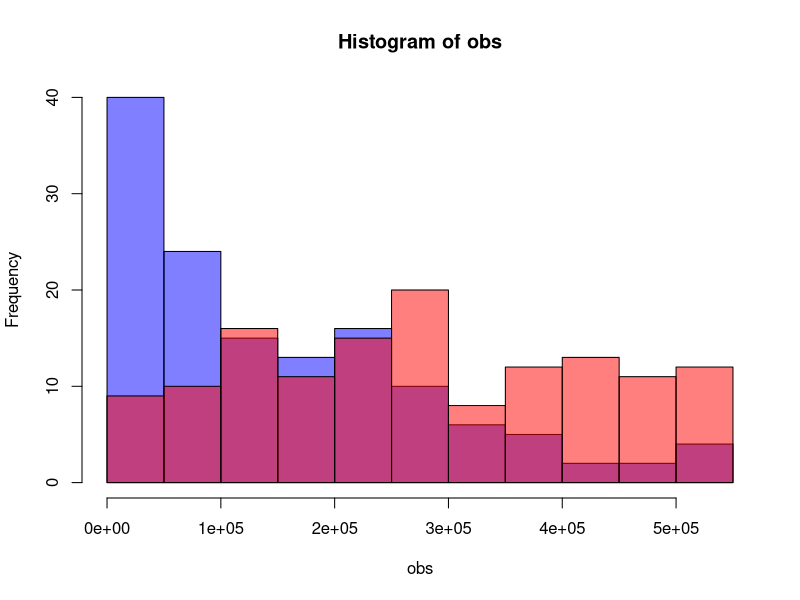
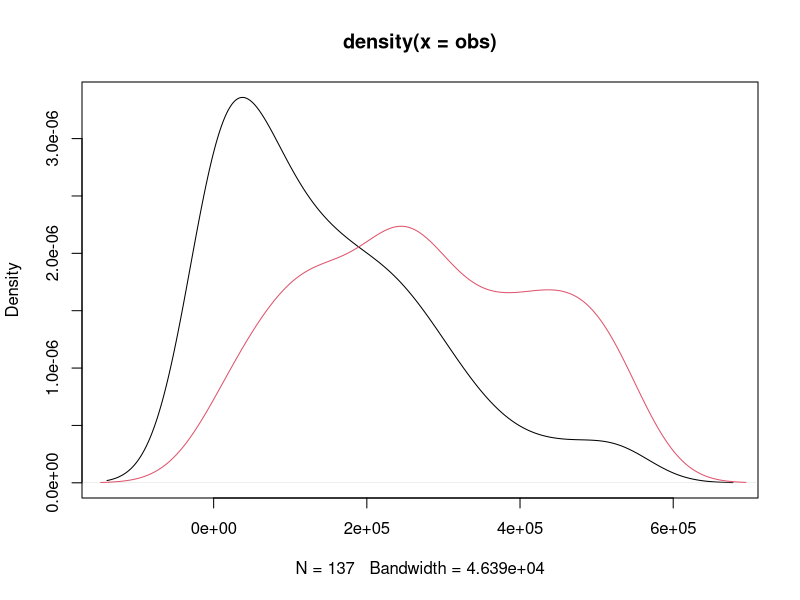
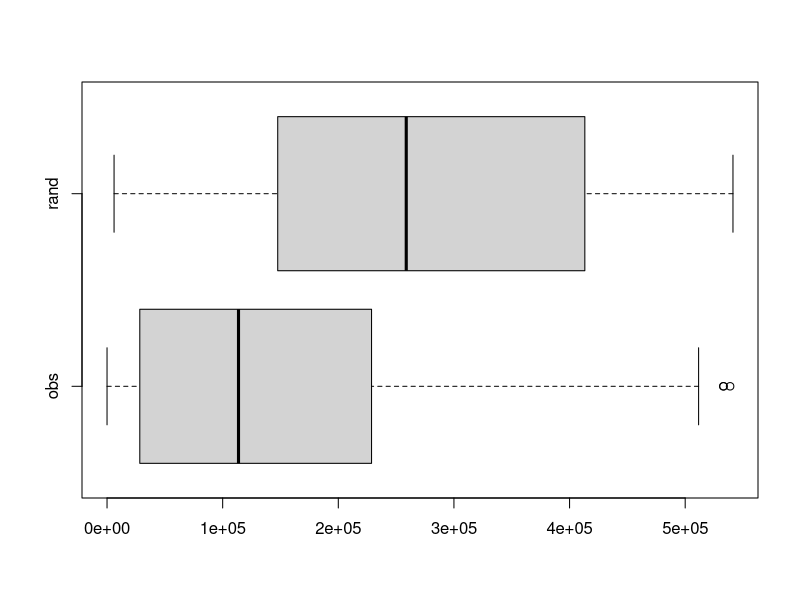
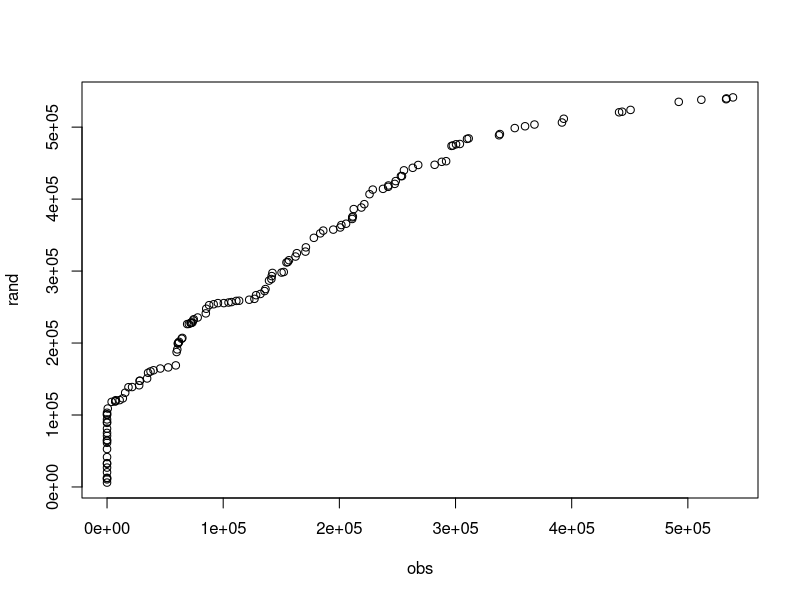
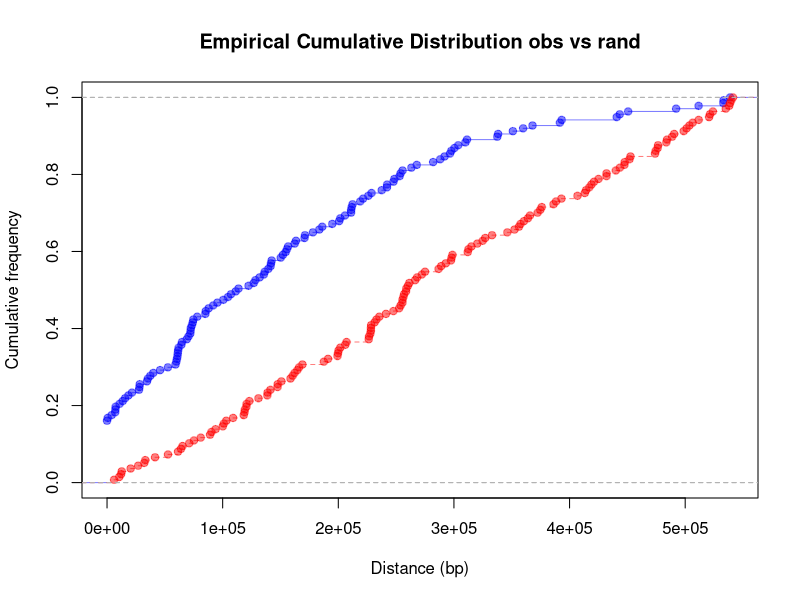
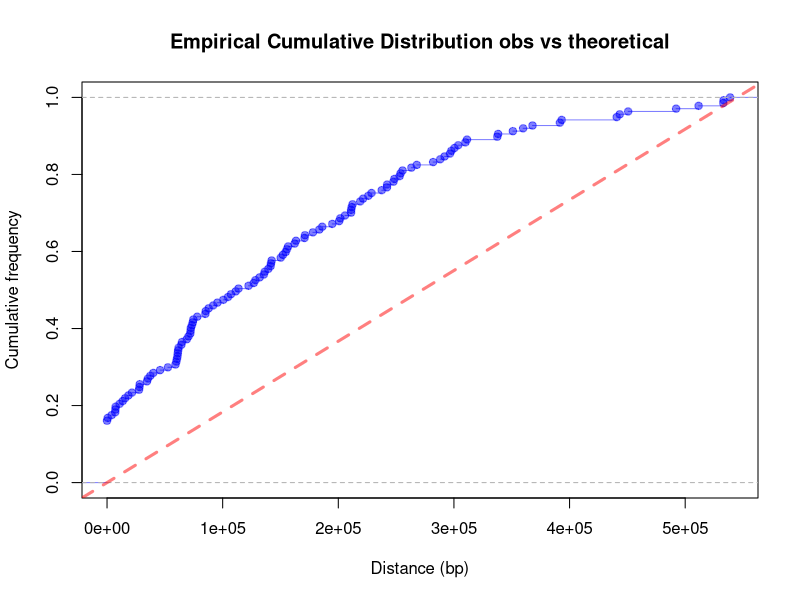
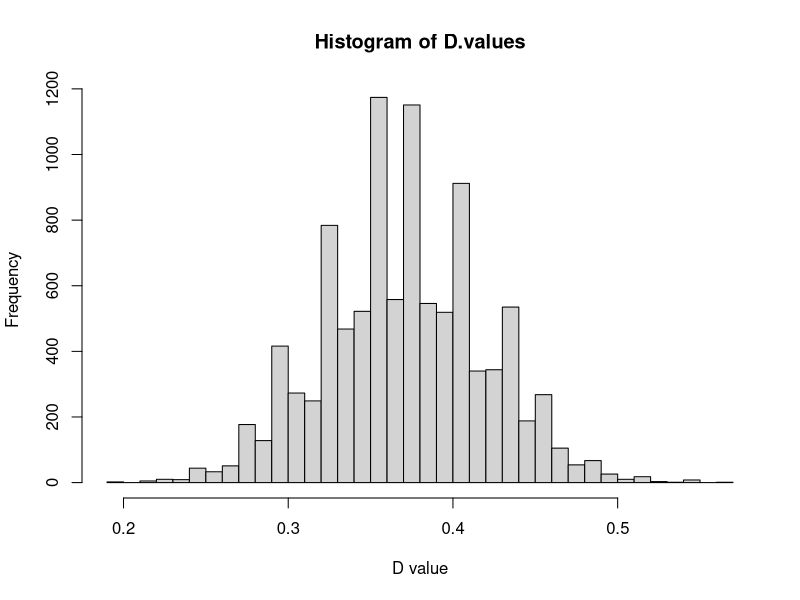
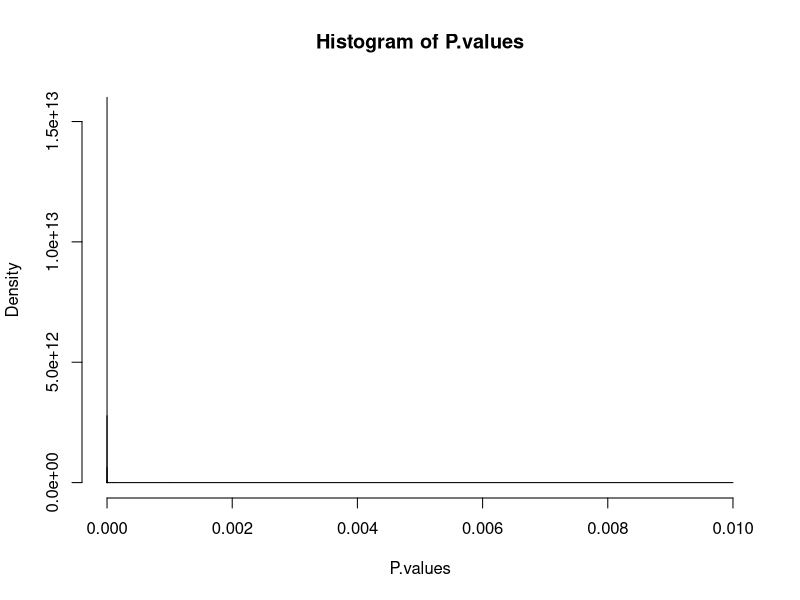

These figures' R source, in order: (Note: this script raises an error after producing the figures.)
## distri-difference-generic.R
##
## Author: Nouri BEN ZAKOUR
## Affiliations: University of Queensland
##


# STRATEGY: considering the set of observed distances between 2 categories of genomic regions (i.e., CAT1 and CAT2), 
# we want to evaluate if they are genetically linked or associated (biased towards being found closer than expected by chance). 
# In other words, if the positions of CAT1 are random with respect to CAT2, the distribution of distances [CAT1-CAT2] 
# should follow a uniform distribution.

# CUSTOMISATION: while application here is targeted towards comparing an observed distribution of distances vs a random one, 
# it is suitable to compare 2 distincts observed distributions of any kind (same number of items for both lists). 
# Depending on the type of distribution, it is the user responsibility to determine which tests available in this script 
# are suitable or not.


# STEPS:
  
  # 1) considers the distribution of n observed distances 

  # 2) generates a random list of n theoretical distances in the same space of potential distances. The expected distribution should be uniform.
  # This step is required to make visual exploratory comparisons between the observed distribution and a random uniform one.
  # In optimal conditions, subsequent statistical tests should resample the uniform distribution.

  # 3) creates a number of representations to visualise the 2 distributions profiles, including: 
      #     frequency histograms
      #     density plots
      #     cumulative frequency plots
      #     boxplots
  # Graphical representations can be performed using either the observed distribution only, or in comparison to a second distribution
  # (here the random distribution generated in step 2). This is particularly useful to visualise what trend the observed data follows.

  # 4) tests whether the distributions are significantly different or not. Non-parametric methods are used here, considering that 
  # a normal distribution cannot be assumed for the data, especially as the second object is already known to be uniform. 
  # Depending on the data, tests results might not be meaningful. Tests proposed in this script are:
      #     One- and two-sampled Kolmogorov-Smirnov (K-S) tests
      #     One-sampled K-S bootstrapped test
      #     Independent 2-group Mann-Whitney U Test
      #     Chi-square test


#### 1) considers the observed distribution of N distances of 2 categories of genomic regions (i.e., CAT1 and CAT2)

# obs <- read.csv("~/path/to/your/file/observed_distances.csv", head=TRUE) # customize to suit user data

obs <- c(0, 0, 0, 0, 0, 0, 0, 0, 0, 0, 0, 0, 0, 0, 0, 0, 0, 0, 0, 0, 0, 0,170801,186128,211084,242215,253014,303737,337461,350992,
         492157,511598,532941,538831,533200,450664,443420,440807,393183,391627,367958,359850,338173,309913,296565,211592,52655,
         60464,64254,74168,87883,100516,40005,28024,7059,608,21563,45859,74610,78027,171177,212373,126899,113694,95449,85393,18452
         ,7446,3972,13563,27646,28321,34496,35337,37459,59899,60935,61193,61483,61936,70444,71957,154479,156624,163400,128304,7223,
         10852,228755,237573,242053,221465,211032,194760,178056,150238,91789,111287,132009,136389,141773,311311,297727,291897,
         200720,183559,141463,139466,72490,72281,68988,64811,15622,59191,73425,104602,107151,122394,155598,162262,218966,225967,
         253884,255604,263169,267865,282022,288138,300438,248507,247666,205767,201703,152115,142401,135613,85017)


#### 2) generates a random list of n theoretical distances in the same space of potential [CAT1-CAT2] distances.
      # We consider only variation regarding the position of CAT1 elements with respect to CAT2 regions wich are fixed.
      # The maximal value M corresponds to the maximal distance max_CAT1_CAT2 a randomly selected CAT1 region can be from a real CAT2 region.


# In this data, the maximal distance observed is between GI-leuX and PHI1, i.e. 1089739 bp, 
# and the min_REC_size observed is 9 bp

max_CAT2_CAT2 <- 1089739                                  # maximal distance observed between 2 CAT2 regions
min_CAT1_size <- 9                                        # minimum size of a CAT1 region
M <- as.integer((max_CAT2_CAT2 - min_CAT1_size)/2)        # maximal distance a randomly selected CAT1 can be from fixed CAT2
N <- 137                                                  # number of REC regions                     
rand <- as.integer(runif(N,0,M))                          # generates a uniformally distributed list of integers


#### 3) selected representations of the input data
# 3.1) Frequency histograms 

hist(obs, col=rgb(0,0,1,0.5))                             # observed distri (blue)
hist(rand, add=T, col=rgb(1,0,0,0.5))                     # random distri (red)

# 3.2) Density plots

plot(density(obs))                                        # observed distrib (black) 
lines(density(rand), col=2)                               # random distrib (red)

# 3.3) Boxplots

obs_rand <-cbind(obs,rand)                                # binding observed distri and random distri in a 2-col table
boxplot(obs_rand, horizontal=TRUE)

# 3.4) qqplots

qqplot(obs,rand)

# 3.5) Empirical Cumulative Frequency Plots for: 
      # 3.5.1) observed distrib and random distrib

plot(ecdf(obs), xlim = range(c(obs,rand)), col=rgb(0,0,1,0.5), main = 'Empirical Cumulative Distribution obs vs rand', xlab = "Distance (bp)", 
     ylab = "Cumulative frequency") # in blue
plot(ecdf(rand), add=T, lty="dashed", col=rgb(1,0,0,0.5)) # in red
      # with this data CDF for (obs) is to the "left" of CDF for (rand), tested further for significance in 4)

      # 3.5.2) observed distrib and theoretical trend

plot(ecdf(obs), xlim = range(c(obs,rand)), col=rgb(0,0,1,0.5), main = 'Empirical Cumulative Distribution obs vs theoretical',
     xlab = "Distance (bp)", ylab = "Cumulative frequency")
abline(0,1/M, col=rgb(1,0,0,0.5), lwd=3, lty=2)           # theoritical CDF


#### 4) Statistical evaluation of the difference (and possibly direction of difference) between the (obs) and (rand) data
# 4.1) Two-sample Kolmogorov–Smirnov test (K-S test)

# PRINCIPLE: The Kolmogorov-Smirnov test compares the cumulative distribution of the two data sets, 
# and computes a D value and a P value that depend on the largest discrepancy between distributions. 
# It is used to test whether two samples are drawn from identical continuous distributions.
# The possible values i) "two.sided", ii) "less" and iii) "greater" of alternatives specify the null hypothesis that 
# the true distribution function of x is i) equal to, ii) not less than or iii) not greater than the hypothesized distribution function 
# (one-sample case) or the distribution function of y (two-sample case), respectively. 
# It is a non-parametric test that doesn't assume a particular distribution for the data except that it should be continuous.
# CAUTION: ties are not handled, unless data is resampled.

# K-S test without data resampling for preliminary hypothesis testing

ks.test(obs,rand)
      # results: by default alternative="two.sided". Here the p-value is low, null hypothesis is rejected 
      # (= distribution functions are different).

# The possible values i) "two.sided", ii) "less" and iii) "greater" of alternative specify the null hypothesis that the true distribution 
# function of x is i) equal to, ii) not less than or iii) not greater than the hypothesized distribution function (one-sample case) 
# or the distribution function of y (two-sample case), respectively. 

ks.test(obs,rand, alternative="greater") 
      # results: in the two-sample case alternative = "greater" includes distributions for which x is stochastically smaller than y 
      # (in other words, the CDF of x lies above that of y)

ks.test(obs,rand, alternative="less")
      # when alternative="less" => p-value > 0.05

### POTENTIAL CAVEAT: if there are ties in the data, depending on the random distribution values, the p-value might not be reliable
### SOLUTION: use the boostrapped version of the K-S to avoid the negative impact of ties (see 4.2 and 4.3)


# 4.2) One-sample K-S test, comparing the observed distribution to the cumulative uniform distribution function ("punif"):
      # IMPORTANT: Additional statistical support is provided here multiple iterations of the K-S test with data resampling

R=9999                                                  # the number of replicates - 1

D.values = numeric(R)                                   # to store the D value results
P.values = numeric(R)                                   # to store the P value results
for(i in 1:R) { 
  obsS = sample(obs, size=N, replace=T)                 # obs data resampling
  randS = as.integer(runif(N,0,M))                      # random data resamling
  kstest <- ks.test(obsS,randS,alternative="greater")   # K-S test
  D.values[i] = kstest$statistic                        # D value stored
  P.values[i] = kstest$p.value                          # P value stored
}


# Frequency distribution of P-value for 10,000 replicates       
hist(D.values, breaks=30, xlab="D value")

# Determine mean and standard deviation for D value       
mean(D.values)  #mean
sd(D.values)    #sd


# Frequency distribution of P-value for 10,000 replicates
# x-axis changed to a logarithmic scale (log 10)

breaks = c(0, 1e-16, 1e-15, 1e-14, 1e-13, 1e-12, 1e-11, 1e-10, 1e-09, 1e-08, 1e-07, 1e-06, 1e-05, 1e-04, 1e-03, 1e-02)
Pvalues_hist <- hist(P.values,
                     breaks = c(0, 1e-16, 1e-15, 1e-14, 1e-13, 1e-12, 1e-11, 1e-10, 1e-09, 1e-08, 1e-07, 1e-06, 1e-05, 1e-04, 1e-03, 1e-02))
plot(Pvalues_hist$count, type='h', lwd=50, lend=1, lty=1, col="black", xlab="P value", ylab="", xaxt="n")
axis(1,at=0.5:15.5,label=breaks)

# Determine mean and standard deviation for P value  
mean(P.values)  #mean
sd(P.values)    #sd


# 4.3) Bootstrap Kolmogorov-Smirnov
      # Requires the Matching package to run.
      # This function executes a bootstrap version of the univariate Kolmogorov-Smirnov test which provides correct coverage even when 
      # the distributions being compared are not entirely continuous. Ties are allowed with this test unlike the traditional K-S test.

install.packages("Matching", dependencies=TRUE)

ks.boot(obs,rand, nboots=1000)
ks <- ks.boot(obs,rand, nboots=1000)
summary(ks)
ksg <- ks.boot(obs,rand, nboots=1000, alternative="greater")
summary(ksg)

      # NOTE: ks.boot connot be used as one-sampled vs the actual CDF "punif" (contrary to ks.test),
      # as the second argument needs to be a numeric vector of data values 


# 4.4) Independent 2-group Mann-Whitney U Test
      # Like K-S, it also a non-parametric test.
      # PRINCIPLE: test first ranks all the values from low to high, and then computes a P value that depends on the discrepancy 
      # between the mean ranks of the two groups. wilcox.test(y,x) where y and x are numeric
      # In the Mann-Whitney-Wilcoxon Test, we can decide whether the population distributions are identical without assuming
      # them to follow the normal distribution. MW handles ties.
      # Here, the null hypothesis is that the 2 variables have identical data distribution
      # if p-value < 0.05 significance level, the null hypothesis is rejected meanning that the 2 distributions come from
      # non-identical populations.
      # CAUTION: Distributions should have similar shapes for the test to be interpretable. 
      # In the current case, the MW test might not be appropriate. 

wilcox.test(obs,rand)
wilcox.test(obs,rand,alternative="less")              # alternative hypothesis greater and less are inverted compared to K-S test 


# 4.6) Chi-test
# Chi-test are probably not the best tests to use here but is provided as an option

chisq.test(obs_rand)                                  # on 2-col table with obs and rand generated in 3.4

freq_obs_rand <- cbind(freqobs$counts,freqrand$counts)  # binding observed freq distri and random freq distri in a 2-col table
chisq.test(freq_obs_rand, sim=TRUE)                   # on 2-col table with obs and rand frequencies
